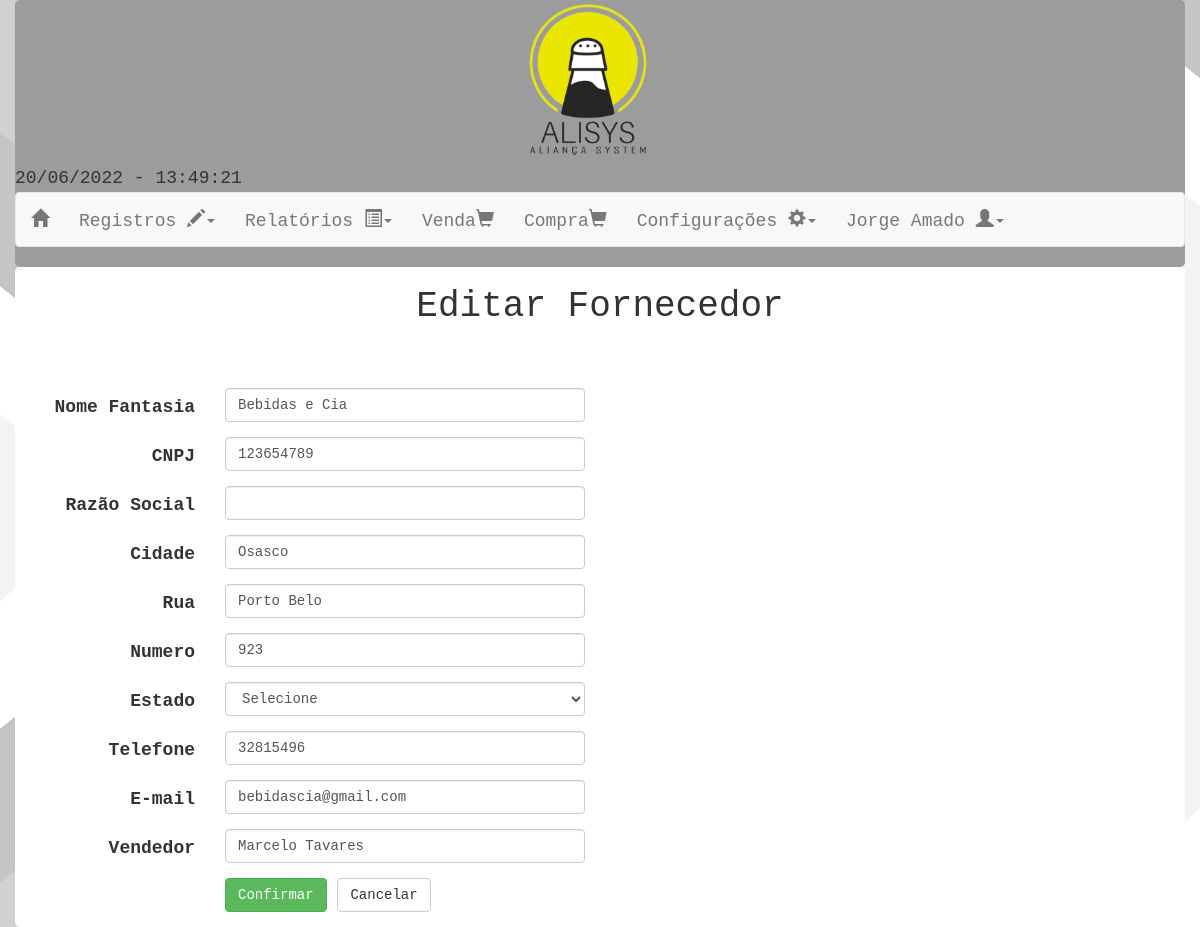
Screenshot of /AliSys_interface/ManterFornecedor/Manutencao/Edicao/EditarFornecedor.php?codigo=1 (signed in) with the database file from the repository.
### tables this page shows
create table usuario(
	codigo       int auto_increment primary key,
    nome         varchar(50) not null,
    cpf          varchar(20) not null,
    rg           varchar(20) not null,
    estcivil     varchar(20) not null,
    datanasc     date        not null,
    tipous       varchar(20) not null,
    uf           varchar(2)  not null,
    cidade       varchar(50),
    rua          varchar(50),
    numero       int ,
    email        varchar(60),
    telefone     varchar(20),
    senha        varchar(100) not null
);

create table fornecedor(
	codigo    int auto_increment not null,
    nomefant  varchar(50) ,
    cnpj      varchar(20) not null,
    razsocial varchar(50) not null,
    vendedor  varchar(50),
    email     varchar(50),
    telefone  varchar(10) not null,
    uf        varchar(2),
    cidade    varchar(50),
    rua       varchar(50),
    numero    int,
    primary key (codigo)
);

### AliSys_interface/ManterFornecedor/Manutencao/Edicao/EditarFornecedor.php (the view, shortened to what this page needs)
<!DOCTYPE html>
<html>
    <head>
        <link rel="stylesheet" href="../../../bootstrap-3.3.6-dist/css/bootstrap.min.css">
    </head>
    <body onload="javascript:exibeDataHora('hora');" style='background-attachment:fixed;' background="../../../imagens/madeira.jpg" bgproperties="fixed">
        <?php
        include '../../../cabeca.php';
        include '../../../ConectaBanco.php';
        $busca = "select * from fornecedor where codigo=" . $_GET['codigo'] . ";";
        $resultado = mysqli_query($conexao, $busca);
        $fornecedor = mysqli_fetch_assoc($resultado);
        echo '
        <div  class="container">
            <h1 class="text-center" >Editar Fornecedor</h1></br></br>
            <form class="form-horizontal" method="POST" action="EditarFornecedorMesmo.php">
            <input type="hidden" name="codigo" value="'.$fornecedor['codigo'].'">
                <div class="form-group">
                    <label for="nomefant" class="col-md-2  control-label" >Nome Fantasia</label>
                    <div class="col-md-4">
                        <input type="text" name="nomefant" class="form-control"  value="'.$fornecedor['nomefant'].'" id="nomefant" maxlength="50" placeholder="">
                    </div>
                </div>
                <div class="form-group">
                    <label for="cnpj" class="col-md-2  control-label">CNPJ</label>
                    <div class="col-md-4">
                        <input type="number" class="form-control" name="cnpj" value="'.$fornecedor['cnpj'].'" required min="0" maxlength="20" id="cnpj" >
                    </div>
                </div>
                <div class="form-group">
                    <label for="razsocial" class="col-md-2  control-label">Razão Social</label>
                    <div class="col-md-4">
                        <input type="number" class="form-control" value="'.$fornecedor['razsocial'].'" name="razsocial" min="0" maxlength="50" id="numero" >
                    </div>
                </div>
                <div class="form-group">
                    <label for="cidade" class="col-md-2  control-label">Cidade</label>
                    <div class="col-md-4">
                        <input type="text" class="form-control" value="'.$fornecedor['cidade'].'" name="cidade"  id="cidade" maxlength="50" placeholder="">
                    </div>
                </div>
                <div class="form-group">
                    <label for="rua" class="col-md-2  control-label">Rua</label>
                    <div class="col-md-4">
                        <input type="text" class="form-control" value="'.$fornecedor['rua'].'" name="rua" required maxlength="50" id="rua" >
                    </div>
                </div>
                <div class="form-group">
                    <label for="numero" class="col-md-2  control-label">Numero</label>
                    <div class="col-md-4">
                        <input type="number" class="form-control" value="'.$fornecedor['numero'].'" name="numero" min="0" required maxlength="5" id="numero" >
                    </div>
                </div>
                <div class="form-group">
                    <label for="uf" class="col-md-2  control-label">Estado</label>
                    <div class="col-md-4">
                        <select class="form-control" name="uf" id="uf">
                            <option value="">Selecione</option>
                        </select>
                    </div>
                </div>
                <div class="form-group">
                    <label for="telefone" class="col-md-2  control-label">Telefone</label>
                    <div class="col-md-4">
                        <input type="tel" class="form-control" value="'.$fornecedor['telefone'].'" name="telefone" required id="telefone" maxlength="10" placeholder="">
                    </div>
                </div>
                <div class="form-group">
                    <label for="email" class="col-md-2  control-label">E-mail</label>
                    <div class="col-md-4">
                        <input type="email" class="form-control" value="'.$fornecedor['email'].'" name="email" required maxlength="50" id="email">
                    </div>
                </div>
                <div class="form-group">
                    <label for="vendedor" class="col-md-2  control-label">Vendedor</label>
                    <div class="col-md-4">
                        <input type="text" class="form-control" value="'.$fornecedor['vendedor'].'" name="vendedor" required maxlength="50"  id="vendedor">
                    </div>
                </div>
                <div class="form-group">
                    <div class="col-md-offset-2 col-sm-4">
                        <button type="submit" class="btn btn-success" >Confirmar</button>
                        <a href="../../Pesquisa/ManterFornecedor.php" class="btn btn-default">Cancelar</a>
                    </div>
                </div>
            </form>
        </div>';
                ?>
    </body>
</html>

### AliSys_interface/cabeca.php (shortened to what this page needs)
<?php
$raiz = $_SERVER['DOCUMENT_ROOT'];
include $raiz . '/AliSys_interface/ConectaBanco.php';
?>
<div  class="container"  style='background-color: #9C9C9C '>
    <div class="col-lg-offset-5">
        <img  style="width: 25%" src="/AliSys_interface/imagens/logo1.png" />
    </div>
    <div class="row" >
<div  id="hora"></div>
        <nav class="navbar navbar-default ">
            <div  >
                <div class="navbar-header">
                    <a class="navbar-brand" href="/Alisys_interface/Inicio.php"> <span class="glyphicon glyphicon-home"></span></a>
                </div>
                <div class="collapse navbar-collapse">
                    <ul class="nav navbar-nav">
                        <li class="dropdown">
                            <a href="#" class="dropdown-toggle" data-toggle="dropdown" role="button" aria-haspopup="true" aria-expanded="false">Registros <span class="glyphicon glyphicon-pencil"></span><span class="caret"></span></a>
                        </li>
                        <li class="dropdown">
                            <a href="#" class="dropdown-toggle" data-toggle="dropdown" role="button" aria-haspopup="true" aria-expanded="false">Relatórios <span class="glyphicon glyphicon-list-alt"></span><span class="caret"></span></a>
                        </li>
                        <li class="dropdown">
                            <a href="/AliSys_interface/Venda/Realizar/FormVenda.php" aria-haspopup="true" aria-expanded="false">Venda<span class="glyphicon glyphicon-shopping-cart"></span></a>
                        </li>
                        <li class="dropdown">
                            <a href="/AliSys_interface/Compra/Realizar/FormCompra.php" aria-haspopup="true" aria-expanded="false">Compra<span class="glyphicon glyphicon-shopping-cart"></span></a>
                        </li>
                        <li class="dropdown">
                            <a href="#" class="dropdown-toggle" data-toggle="dropdown" role="button" aria-haspopup="true" aria-expanded="false">Configurações <span class="glyphicon glyphicon-cog"></span><span class="caret"></span></a>
                        </li>
                        <?php
                        if (isset($_SESSION['user'])) {
                            $que = $_SESSION['user'];
                            $busca = "select * from usuario where cpf= $que;";
                            $resultado = mysqli_query($conexao, $busca);
                            $usuario = mysqli_fetch_assoc($resultado);
                            echo '
                                                <li class="dropdown">
                                                     <a  data-toggle="dropdown" role="button" aria-haspopup="true" aria-expanded="false">
                                                      ' . $usuario['nome'] . ' <span class="glyphicon glyphicon-user dropdown-toggle"></span><span class="caret"></span></a>
                                                    <ul class="dropdown-menu">
                                                        <li><a href="/AliSys_interface/ManterUsuario/Manutencao/Edicao/VizualizarPerfil.php">Visualizar Perfil</a></li>
                                                        <li><a href="/AliSys_interface/ManterUsuario/Manutencao/Edicao/EditarUsuario.php?cpf=' . $_SESSION['user'] . '">Editar Perfil</a></li>
                                                        <li><a href="/AliSys_interface/Login/Logout.php">Sair</a></li>
                                                    </ul>
                                                </li>';
                        }
                        ?>
                    </ul>
                </div>
            </div>
        </nav>
    </div>
</div>

### rows the page displays
usuario: nome "Jorge Amado"
fornecedor: nomefant "Bebidas e Cia", cnpj "123654789", cidade "Osasco", rua "Porto Belo", numero "923", telefone "32815496", email "bebidascia@gmail.com", vendedor "Marcelo Tavares"
